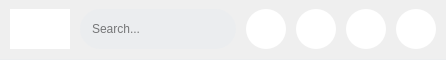
        <widget class="QFrame" name="frame_MainBar">
         <property name="minimumSize">
          <size>
           <width>0</width>
           <height>60</height>
          </size>
         </property>
         <property name="maximumSize">
          <size>
           <width>16777215</width>
           <height>60</height>
          </size>
         </property>
         <property name="styleSheet">
          <string notr="true">QFrame {
	border: 0;		
	border-bottom: 1px solid rgb(235, 237, 239);
} 

QFrame#frame_ButtonHomeFilterPosts {
	background-color:  rgb(235, 237, 239);
	border-top-right-radius: 20px;
	border-bottom-right-radius: 20px;
	
}

QFrame#frame_SearchBar {
	border: 0;
}

QPushButton {
	width: 40px;
	height: 40px;
	color: black;
	margin: 0;
	border-radius: 20px;
	background-color:  white;
}

QPushButton:hover {
	background-color:  rgb(235, 237, 239);
}

QPushButton:pressed {
	background-color: rgb(184,191,195);
}

QPushButton:checked {
	background-color: rgb(235, 237, 239);
}

QLineEdit {
	height: 40px;
	color: black;
	background-color:  rgb(235, 237, 239);
	padding-left: 10px;
	border-top-left-radius: 20px;
	border-bottom-left-radius: 20px;
}

QLineEdit:hover {
	background-color:  rgb(226,231,233);
}

QPushButton#button_Logo {
	width: 60px;
	border-radius: 0;
}

QPushButton:hover#button_Logo {
	background-color:  white;
}

QPushButton:pressed#button_Logo {
	background-color: white;
}

QPushButton#button_Notifications:checked, 
QPushButton#button_Chat:checked  {
	background-color:  rgb(226,231,233);
}

QPushButton#button_HomeFilterPosts {
	width: 30px;
	height: 30px;
	border-radius: 15px;
	background-color:  rgb(235, 237, 239);
}

QPushButton#button_HomeFilterPosts::hover {
	background-color:  rgb(226,231,233);
}

</string>
         </property>
         <property name="frameShape">
          <enum>QFrame::StyledPanel</enum>
         </property>
         <property name="frameShadow">
          <enum>QFrame::Raised</enum>
         </property>
         <layout class="QHBoxLayout" name="horizontalLayout">
          <property name="spacing">
           <number>10</number>
          </property>
          <property name="leftMargin">
           <number>10</number>
          </property>
          <property name="topMargin">
           <number>0</number>
          </property>
          <property name="rightMargin">
           <number>10</number>
          </property>
          <property name="bottomMargin">
           <number>0</number>
          </property>
          <item>
           <widget class="QPushButton" name="button_Logo">
            <property name="toolTip">
             <string>Home</string>
            </property>
            <property name="styleSheet">
             <string notr="true">QPushButton#button_Logo,
QPushButton#button_Logo:pressed,
QPushButton#button_Logo:hover,
QPushButton#button_Logo:checked {
	background-color: white;
}</string>
            </property>
            <property name="text">
             <string/>
            </property>
            <property name="checkable">
             <bool>true</bool>
            </property>
            <attribute name="buttonGroup">
             <string notr="true">buttonGroup_MainTabs</string>
            </attribute>
           </widget>
          </item>
          <item>
           <widget class="QFrame" name="frame_SearchBar">
            <property name="minimumSize">
             <size>
              <width>50</width>
              <height>0</height>
             </size>
            </property>
            <property name="styleSheet">
             <string notr="true"/>
            </property>
            <property name="frameShape">
             <enum>QFrame::StyledPanel</enum>
            </property>
            <property name="frameShadow">
             <enum>QFrame::Raised</enum>
            </property>
            <layout class="QHBoxLayout" name="layout_SearchBar">
             <property name="spacing">
              <number>0</number>
             </property>
             <property name="leftMargin">
              <number>0</number>
             </property>
             <property name="topMargin">
              <number>0</number>
             </property>
             <property name="rightMargin">
              <number>0</number>
             </property>
             <property name="bottomMargin">
              <number>0</number>
             </property>
             <item>
              <widget class="QLineEdit" name="line_SearchBar">
               <property name="maximumSize">
                <size>
                 <width>16777215</width>
                 <height>40</height>
                </size>
               </property>
               <property name="placeholderText">
                <string>Search...</string>
               </property>
              </widget>
             </item>
             <item>
              <widget class="QFrame" name="frame_ButtonHomeFilterPosts">
               <property name="minimumSize">
                <size>
                 <width>40</width>
                 <height>40</height>
                </size>
               </property>
               <property name="maximumSize">
                <size>
                 <width>50</width>
                 <height>40</height>
                </size>
               </property>
               <property name="styleSheet">
                <string notr="true"/>
               </property>
               <property name="frameShape">
                <enum>QFrame::StyledPanel</enum>
               </property>
               <property name="frameShadow">
                <enum>QFrame::Raised</enum>
               </property>
               <layout class="QGridLayout" name="gridLayout_3">
                <property name="leftMargin">
                 <number>5</number>
                </property>
                <property name="topMargin">
                 <number>5</number>
                </property>
                <property name="rightMargin">
                 <number>5</number>
                </property>
                <property name="bottomMargin">
                 <number>5</number>
                </property>
                <property name="spacing">
                 <number>0</number>
                </property>
                <item row="0" column="0">
                 <widget class="QPushButton" name="button_HomeFilterPosts">
                  <property name="minimumSize">
                   <size>
                    <width>30</width>
                    <height>30</height>
                   </size>
                  </property>
                  <property name="maximumSize">
                   <size>
                    <width>30</width>
                    <height>30</height>
                   </size>
                  </property>
                  <property name="toolTip">
                   <string>Filter</string>
                  </property>
                  <property name="text">
                   <string/>
                  </property>
                 </widget>
                </item>
               </layout>
              </widget>
             </item>
            </layout>
           </widget>
          </item>
          <item>
           <widget class="QPushButton" name="button_Apps">
            <property name="toolTip">
             <string>Apps</string>
            </property>
            <property name="styleSheet">
             <string notr="true"/>
            </property>
            <property name="text">
             <string/>
            </property>
            <property name="checkable">
             <bool>true</bool>
            </property>
            <attribute name="buttonGroup">
             <string notr="true">buttonGroup_MainSideBar</string>
            </attribute>
           </widget>
          </item>
          <item>
           <widget class="QPushButton" name="button_Chat">
            <property name="toolTip">
             <string>Chat</string>
            </property>
            <property name="text">
             <string/>
            </property>
            <property name="checkable">
             <bool>true</bool>
            </property>
            <attribute name="buttonGroup">
             <string notr="true">buttonGroup_MainSideBar</string>
            </attribute>
           </widget>
          </item>
          <item>
           <widget class="QPushButton" name="button_Notifications">
            <property name="toolTip">
             <string>Notifications</string>
            </property>
            <property name="text">
             <string/>
            </property>
            <property name="checkable">
             <bool>true</bool>
            </property>
            <attribute name="buttonGroup">
             <string notr="true">buttonGroup_MainSideBar</string>
            </attribute>
           </widget>
          </item>
          <item>
           <widget class="QPushButton" name="button_Account">
            <property name="toolTip">
             <string>Account</string>
            </property>
            <property name="styleSheet">
             <string notr="true"/>
            </property>
            <property name="text">
             <string/>
            </property>
            <property name="checkable">
             <bool>true</bool>
            </property>
            <attribute name="buttonGroup">
             <string notr="true">buttonGroup_MainTabs</string>
            </attribute>
           </widget>
          </item>
         </layout>
        </widget>
